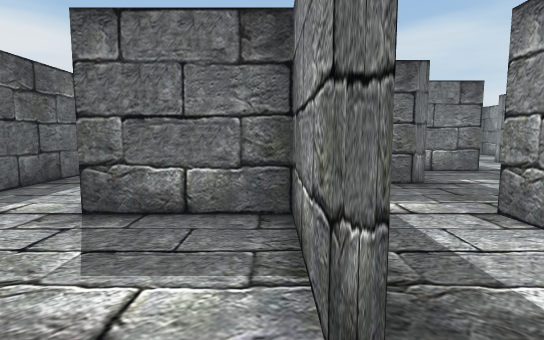
view 1 (above)

20 first-person views from a walk through a scene from a Unity 3-D project. The camera is 1.3 m above the floor, tilts 6° down and sees 80° across. The floor is counted in squares, 1 m on a side. Each view is taken from the middle of a square. On the plan, view 1 faces up. The plan holds only what a view shows up to about 14 squares ahead; the rest is blank. The place goes on beyond the plan. The player is left out.

view 2
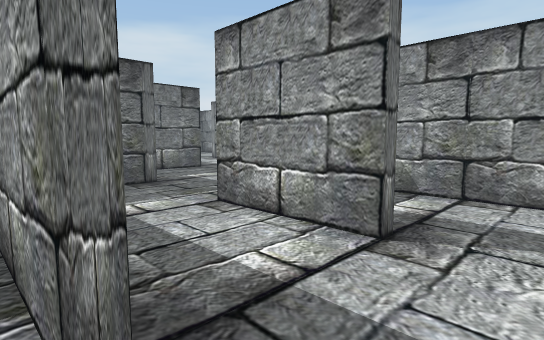

view 3
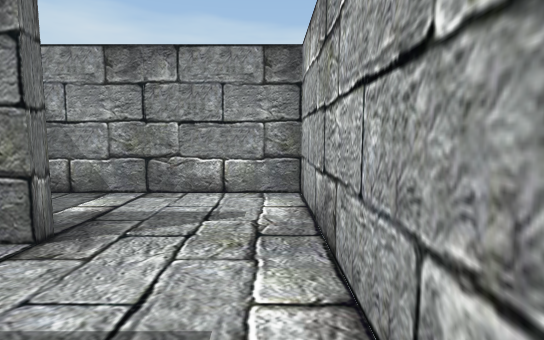

view 4
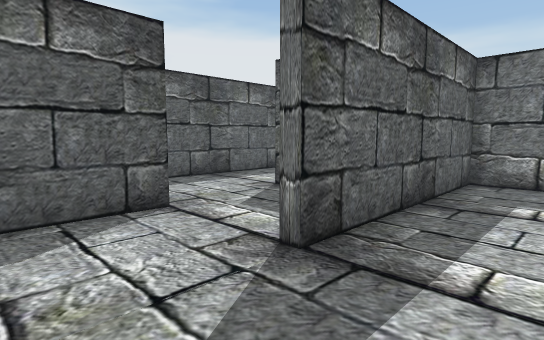

view 5
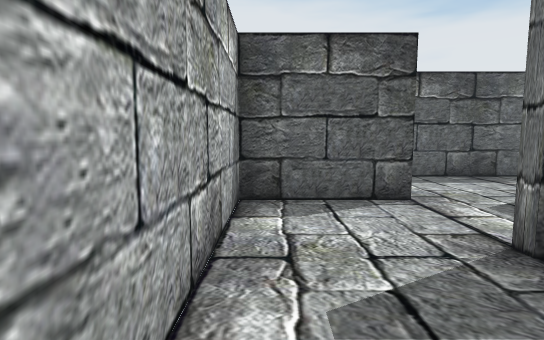

view 6
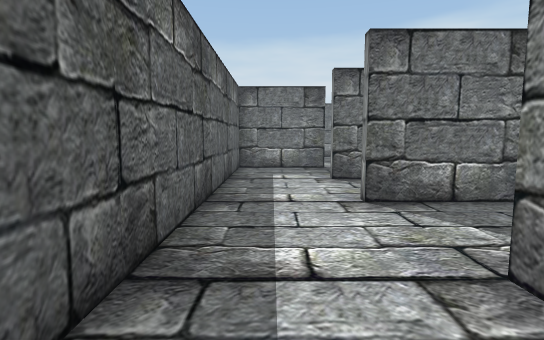

view 7
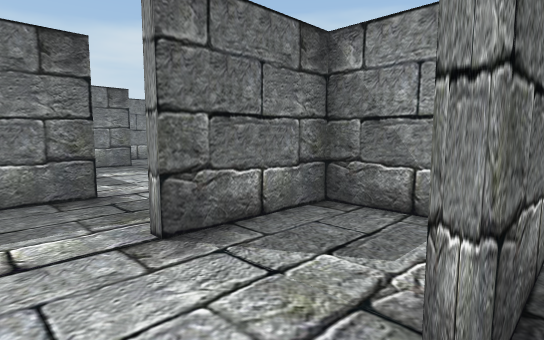

view 8
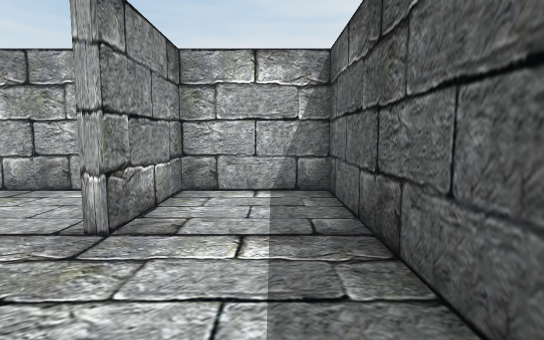

view 9
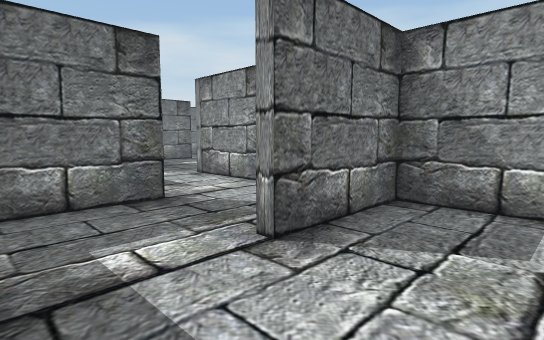

view 10
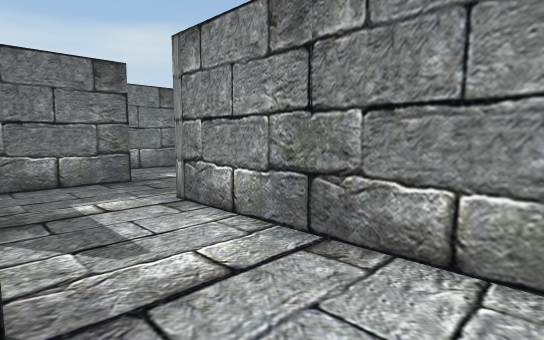

view 11
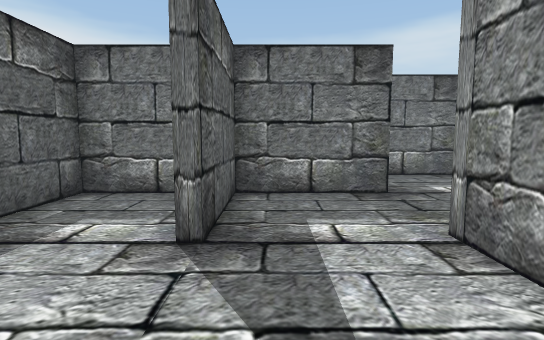

view 12
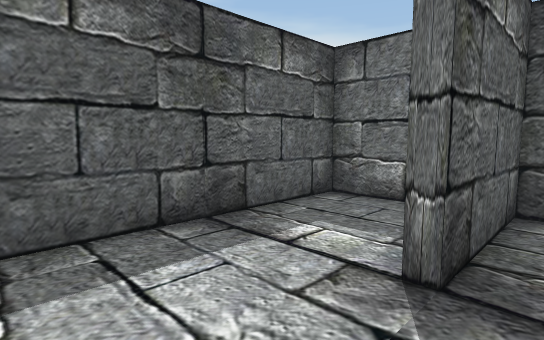

view 13
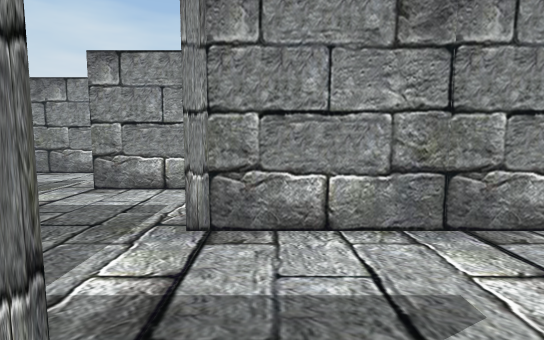

view 14
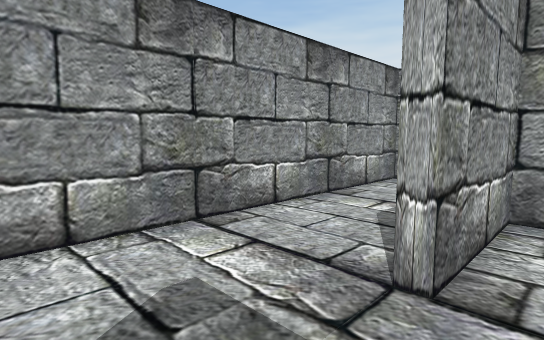

view 15
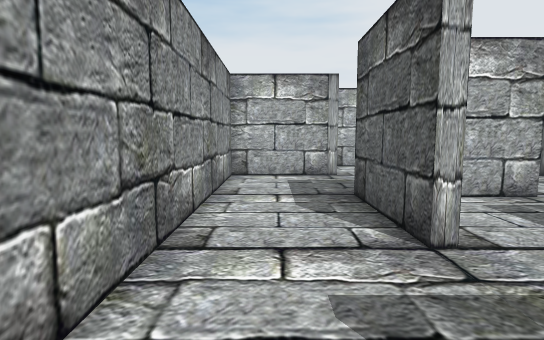

view 16
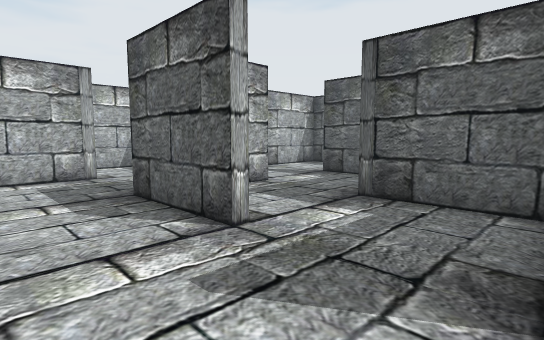

view 17
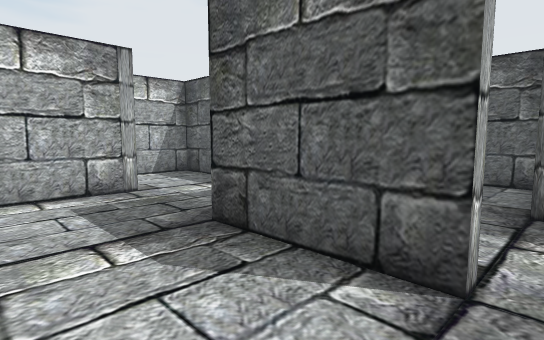

view 18
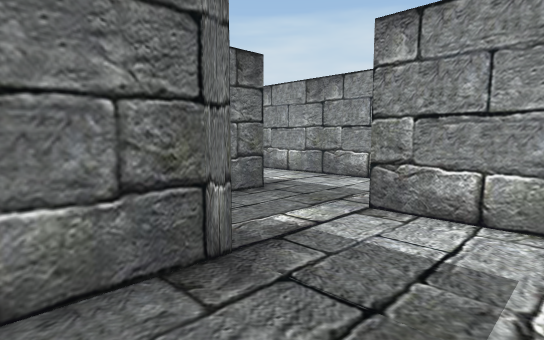

view 19
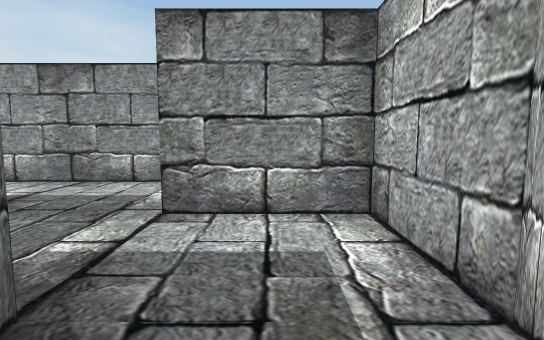

view 20
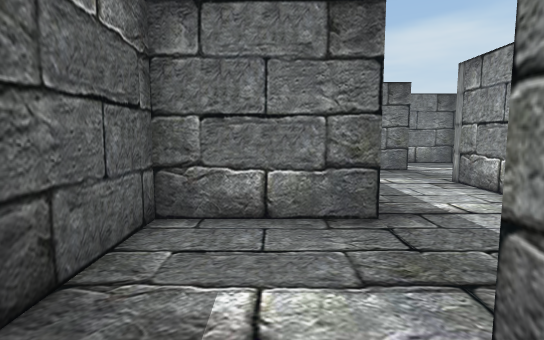

### Floor plan
Ten units are one square. View 1 is at (0, 0); x grows to the right and y downward. Boxes are objects, and circles mark ways between rooms. Rooms are numbered by the first view taken in them; rooms with no view inside come last. Other rooms are left out.
<svg viewBox="-68 -239 185 261">
<path fill="none" stroke="#000" d="M-25 -19 -25 17 73 17 73 -41M3 -65 3 -88 -32 -88M7 -64 7 -18 3 -18 3 -53 -32 -53M38 -18 38 -53M-28 -123 -63 -123 -63 17 -29 17 -29 -19M-41 -193 -63 -193 -63 -132M7 -193 -28 -193 -28 -158 -32 -158M3 -102 3 -162 16 -162M38 -193 42 -193 42 -158M38 -123 73 -123 73 -234M41 -228 19 -228M7 -225 7 -193M7 -108 7 -91 32 -91M78 -120 42 -120 42 -88 7 -88 7 -64M112 -101 112 -162M38 -53 73 -53 73 -89M112 -193 101 -193M16 -162 38 -162 38 -193"/>
<circle cx="-30" cy="-105" r="3" fill="#2a7"/>
<circle cx="25" cy="-60" r="3" fill="#2a7"/>
<circle cx="10" cy="-175" r="3" fill="#2a7"/>
<circle cx="25" cy="-190" r="3" fill="#2a7"/>
<text x="-10" y="-40">1</text>
<text x="-20" y="-150">2</text>
<text x="50" y="-170">3</text>
<text x="70" y="-110">4</text>
<text x="20" y="-180">5</text>
</svg>
Room 1 opens to room 2. Room 1 opens to room 4. Room 2 opens to room 5. Room 3 opens to room 5.

Where each view was taken, in squares from view 1:
view 1: 0 up, 0 right, facing up
view 2: 0 up, 0 right, facing up-right
view 3: 1 down, 0 right, facing right
view 4: 1 down, 3 right, facing up-left
view 5: 1 down, 4 right, facing left
view 6: 1 down, 5 left, facing up
view 7: 5 up, 5 left, facing up-right
view 8: 6 up, 5 left, facing down
view 9: 6 up, 6 left, facing up-right
view 10: 10 up, 3 left, facing up-right
view 11: 12 up, 2 left, facing up
view 12: 13 up, 2 left, facing up-left
view 13: 15 up, 4 left, facing right
view 14: 22 up, 3 right, facing down-right
view 15: 23 up, 6 right, facing down
view 16: 23 up, 7 right, facing down-left
view 17: 20 up, 7 right, facing down-left
view 18: 6 up, 2 right, facing up-right
view 19: 7 up, 2 right, facing right
view 20: 7 up, 6 right, facing up
